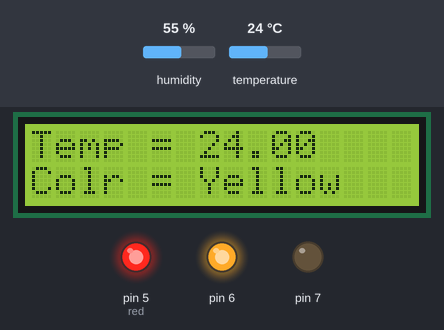
Recording of a sketch running on a simulated Arduino Uno, built with avr-gcc and run on an emulated ATmega328P. Parts: 16×2 character LCD, output pins drawn as LEDs (lit = HIGH). The test bench sets the inputs (shaded band); at power-on: temperature 24 °C, humidity 55 %. What the sketch prints to the serial monitor is not drawn.

Above: at 1.2 s.
1.3 s: temperature set to 21 °C
At 3.2 s:
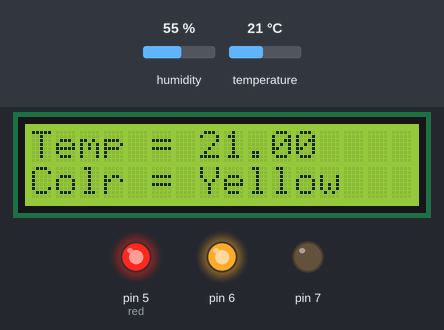
4.1 s: temperature set to 18 °C
At 5.3 s:
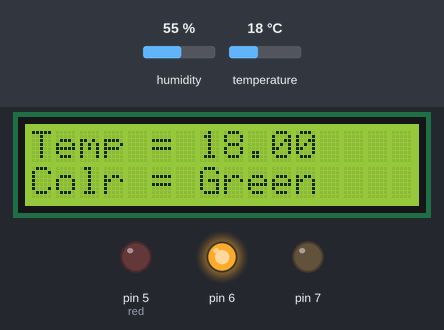
6.9 s: temperature set to 16 °C
9.9 s: temperature set to 13 °C
At 11.5 s:
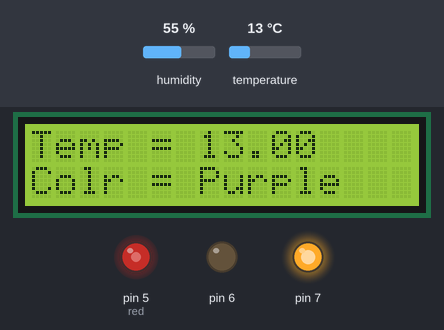
12.7 s: temperature set to 28 °C
At 15.7 s:
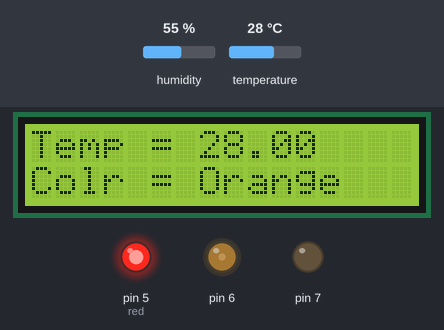
16.1 s: temperature set to 31 °C
At 17.8 s:
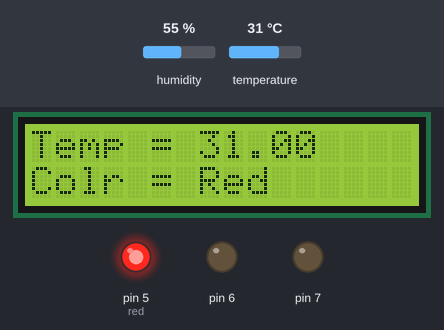
Timing chart, 0 to 19.3 s (numbered marks = the images above; inputs shaded):
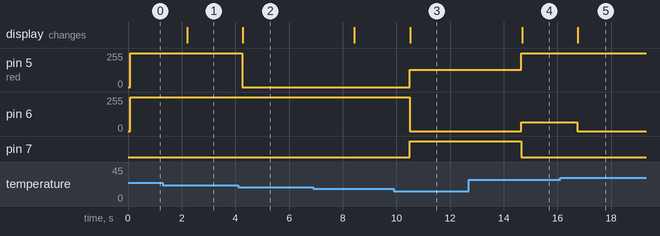

Measured:
- the behaviour switches between 20 and 19 °C on temperature (found by bisection; images 1 and 2)
- the behaviour switches between 15 and 14 °C on temperature (found by bisection; images 2 and 3)
- the behaviour switches between 29 and 30 °C on temperature (found by bisection; images 4 and 5)
- after the input at 1.3 s, the display: changes after 0.90 s (image 1)
- after the input at 4.1 s, pin 5 (red): 255/255 → 0/255 after 0.15 s; the display: changes after 0.18 s (image 2)
- after the input at 9.9 s, pin 5 (red): 0/255 → 128/255 after 0.59 s; pin 6: 255/255 → 0/255 after 0.59 s; pin 7: LOW → HIGH after 0.59 s; the display: changes after 0.62 s (image 3)
- after the input at 12.7 s, pin 5 (red): 128/255 → 255/255 after 2.0 s; pin 6: 0/255 → 64/255 after 2.0 s; pin 7: HIGH → LOW after 2.0 s; the display: changes after 2.0 s (image 4)
- after the input at 16.1 s, pin 6: 64/255 → 0/255 after 0.64 s; the display: changes after 0.66 s (image 5)

The sketch:

6_dht_lcd_rgb_led.ino
```cpp
// 2015312229 Yoseob Kim
#include <DHT.h>
#include <LiquidCrystal_I2C.h>

#define DHTPIN 2 // DHT11 data pin
#define DHTTYPE DHT11

DHT dht(DHTPIN, DHTTYPE);
LiquidCrystal_I2C lcd(0x27, 16, 2); // (address, column, row)

const int red = 5;
// green = 6, blue = 7 (using for loop)
// pin number 2~13 is used for PWM.
const byte color_info[][3] = {  {0xff, 0x00, 0x00}, // red
                                {0xff, 0x40, 0x00}, // orange
                                {0xff, 0xff, 0x00}, // yellow
                                {0x00, 0xff, 0x00}, // green
                                {0x80, 0x00, 0xff}  // purple
                             }; // 5 colors used in homework 5.
const char* color_name[] = {"Red", "Orange", "Yellow", "Green", "Purple"};
int current_color;

void setup() {
    Serial.begin(9600);
    Serial.println("Code written by Yoseob Kim (SKKU)");

    lcd.init();
    lcd.backlight();

    current_color = 4; // initial setting to below-zero-temperature
}

void loop() {
    float temperature = dht.readTemperature();
    float humidity = dht.readHumidity();

    // 1: Serial monitor output
    Serial.print("Temperature: ");
    Serial.print(temperature);
    Serial.print(" C\t");
    Serial.print("Humidity: ");
    Serial.print(humidity);
    Serial.print(" %\t");

    // 2: Change color depending on temperature
    if(temperature < 15){
        // purple
        current_color = 4;
    }
    else if(temperature >= 15 && temperature < 20){
        // green
        current_color = 3;
    }
    else if(temperature >= 20 && temperature < 25){
        // yellow
        current_color = 2;
    }
    else if(temperature >= 25 && temperature < 30){
        // orange
        current_color = 1;
    }
    else { // temperature >= 30: red
        current_color = 0;
    }
    Serial.print("LED: ");
    Serial.println(color_name[current_color]);
    for(int i=0;i<3;++i){
        analogWrite(red+i, color_info[current_color][i]);
    }

    // 3: Display temperature in the first row
    lcd.clear(); // lcd clear
    lcd.setCursor(0, 0); // set cursor to first row
    lcd.print("Temp = ");
    lcd.print(temperature);

    // 4: Display RGB LED Color in the second row
    lcd.setCursor(0, 1); // set cursor  to second row
    lcd.print("Colr = ");
    lcd.print(color_name[current_color]);

    delay(1000);
}
```
